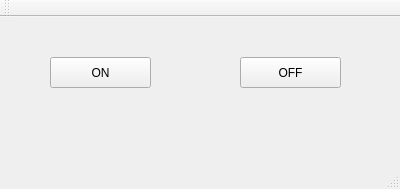
<?xml version="1.0" encoding="UTF-8"?>
<ui version="4.0">
 <class>MainWindow</class>
 <widget class="QMainWindow" name="MainWindow">
  <property name="geometry">
   <rect>
    <x>0</x>
    <y>0</y>
    <width>400</width>
    <height>189</height>
   </rect>
  </property>
  <property name="windowTitle">
   <string>MainWindow</string>
  </property>
  <widget class="QWidget" name="centralWidget">
   <widget class="QPushButton" name="ON">
    <property name="geometry">
     <rect>
      <x>50</x>
      <y>40</y>
      <width>101</width>
      <height>31</height>
     </rect>
    </property>
    <property name="text">
     <string>ON</string>
    </property>
   </widget>
   <widget class="QPushButton" name="OFF">
    <property name="geometry">
     <rect>
      <x>240</x>
      <y>40</y>
      <width>101</width>
      <height>31</height>
     </rect>
    </property>
    <property name="text">
     <string>OFF</string>
    </property>
   </widget>
  </widget>
  <widget class="QMenuBar" name="menuBar">
   <property name="geometry">
    <rect>
     <x>0</x>
     <y>0</y>
     <width>400</width>
     <height>27</height>
    </rect>
   </property>
  </widget>
  <widget class="QToolBar" name="mainToolBar">
   <attribute name="toolBarArea">
    <enum>TopToolBarArea</enum>
   </attribute>
   <attribute name="toolBarBreak">
    <bool>false</bool>
   </attribute>
  </widget>
  <widget class="QStatusBar" name="statusBar"/>
 </widget>
 <layoutdefault spacing="6" margin="11"/>
 <resources/>
 <connections/>
</ui>
